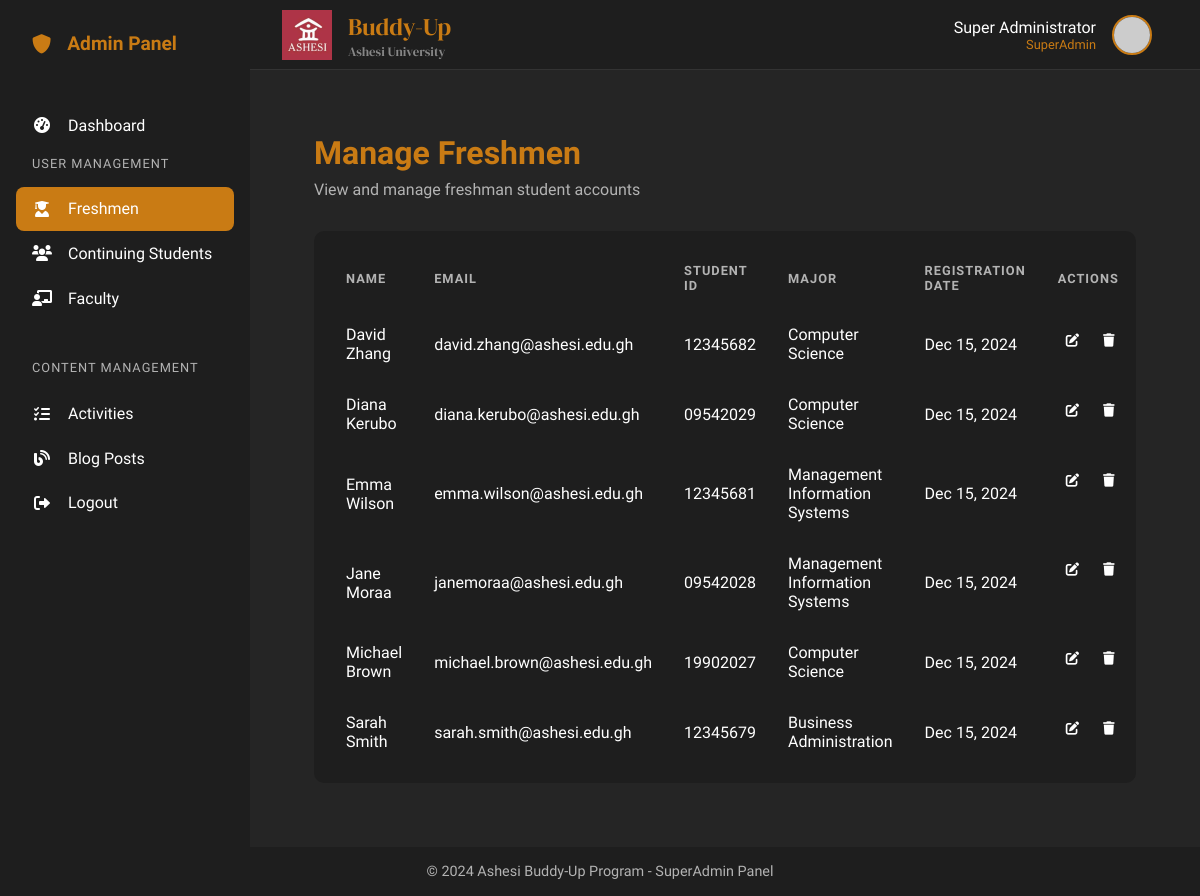
Page /dashboard/superadmin/users/freshmen.php (signed in) on the committed database.
### tables this page shows
CREATE TABLE `freshman_details` (
  `freshman_id` int(11) NOT NULL,
  `user_id` int(11) DEFAULT NULL,
  `avatar_url` varchar(255) DEFAULT NULL,
  `full_name` varchar(255) NOT NULL,
  `student_id` varchar(8) DEFAULT NULL,
  `age` int(11) DEFAULT NULL,
  `gender` enum('Male','Female','Other') DEFAULT NULL,
  `major` varchar(100) DEFAULT NULL,
  `nationality` varchar(100) DEFAULT NULL,
  `hobby` text DEFAULT NULL,
  `fun_fact` text DEFAULT NULL,
  `continuing_buddy_id` int(11) DEFAULT NULL
);

CREATE TABLE `users` (
  `user_id` int(11) NOT NULL,
  `email` varchar(255) NOT NULL,
  `password` varchar(255) NOT NULL,
  `role` enum('Freshman','Continuing','Faculty','SuperAdmin') NOT NULL,
  `registration_date` timestamp NOT NULL DEFAULT current_timestamp(),
  `last_login` timestamp NULL DEFAULT NULL
);

### dashboard/superadmin/users/freshmen.php (the view, shortened to what this page needs)
<?php
require_once '../../../db/database.php';
try {
    $stmt = $pdo->prepare("
        SELECT u.user_id, u.email, u.registration_date,
               f.full_name, f.student_id, f.major
        FROM users u
        JOIN freshman_details f ON u.user_id = f.user_id
        WHERE u.role = 'Freshman'
        ORDER BY f.full_name ASC
    ");
    $stmt->execute();
    $freshmen = $stmt->fetchAll();
} catch (PDOException $e) {
    error_log("Error: " . $e->getMessage());
    $_SESSION['error'] = "Failed to load freshman data.";
}
include '../../includes/header.php';
include '../../includes/superadmin_sidebar.php';
?>
<div class="main-content">
    <div class="content-wrapper">
        <div class="page-header">
            <h1>Manage Freshmen</h1>
            <p class="subtitle">View and manage freshman student accounts</p>
        </div>
        <div class="table-container">
            <table class="data-table">
                <thead>
                    <tr>
                        <th>Name</th>
                        <th>Email</th>
                        <th>Student ID</th>
                        <th>Major</th>
                        <th>Registration Date</th>
                        <th>Actions</th>
                    </tr>
                </thead>
                <tbody>
                    <?php foreach ($freshmen as $freshman): ?>
                        <tr>
                            <td><?php echo htmlspecialchars($freshman['full_name']); ?></td>
                            <td><?php echo htmlspecialchars($freshman['email']); ?></td>
                            <td><?php echo htmlspecialchars($freshman['student_id']); ?></td>
                            <td><?php echo htmlspecialchars($freshman['major']); ?></td>
                            <td><?php echo date('M d, Y', strtotime($freshman['registration_date'])); ?></td>
                            <td class="actions">
                                <button onclick="openEditModal(<?php echo $freshman['user_id']; ?>)"
                                        class="btn-icon" title="Edit">
                                    <i class="fas fa-edit"></i>
                                </button>
                                <button onclick="confirmDelete(<?php echo $freshman['user_id']; ?>)"
                                        class="btn-icon delete" title="Delete">
                                    <i class="fas fa-trash"></i>
                                </button>
                            </td>
                        </tr>
                    <?php endforeach; ?>
                </tbody>
            </table>
        </div>
    </div>
</div>
<?php include '../../includes/superadmin_footer.php'; ?>

### dashboard/includes/header.php (style rules this page uses)
:root { --darker-bg: #121212; --dark-bg: #1E1E1E; --medium-bg: #252525; --light-bg: #2D2D2D; --lighter-bg: #333333; --text-primary: #FFFFFF; --text-secondary: #B3B3B3; --text-muted: #808080; --accent-orange: #C97B14; --accent-orange-light: #E69B3A; --accent-orange-dark: #A66610; --sidebar-width: 250px; --header-height: 70px; }
* { margin: 0; padding: 0; box-sizing: border-box; }
body { font-family: "Arimo", sans-serif; background-color: var(--medium-bg); color: var(--text-primary); min-height: 100vh; }
.main-content { margin-top: var(--header-height); margin-left: var(--sidebar-width); min-height: calc(100vh - var(--header-height)); padding: 2rem; background: var(--medium-bg); }
.main-content::before { content: ''; position: fixed; top: 0; left: 0; right: 0; bottom: 0; background: linear-gradient(135deg, var(--medium-bg), var(--dark-bg)); z-index: -1; }

### dashboard/superadmin/users/freshmen.php (style rules this page uses)
.content-wrapper { padding: 2rem; }
.page-header { margin-bottom: 2rem; }
.page-header h1 { color: var(--accent-orange); font-size: 2rem; margin-bottom: 0.5rem; }
.subtitle { color: var(--text-secondary); }
.table-container { background: var(--dark-bg); border-radius: 10px; padding: 1rem; overflow-x: auto; }
.data-table { width: 100%; border-collapse: collapse; }
.data-table th, .data-table td { padding: 1rem; text-align: left; border-bottom: 1px solid var(--border-color); }
.data-table th { color: var(--text-secondary); font-weight: 600; text-transform: uppercase; font-size: 0.8rem; letter-spacing: 1px; }
.actions { display: flex; gap: 0.5rem; }
.btn-icon { background: none; border: none; color: var(--text-primary); cursor: pointer; padding: 0.5rem; border-radius: 4px; transition: all 0.3s ease; }

### rows in the picture
freshman_details: full_name "David Zhang", user.email "david.zhang@ashesi.edu.gh", student "12345682", major "Computer Science", user.registration_date "Dec 15, 2024"
freshman_details: full_name "Diana Kerubo", user.email "diana.kerubo@ashesi.edu.gh", student "09542029", major "Computer Science", user.registration_date "Dec 15, 2024"
freshman_details: full_name "Emma Wilson", user.email "emma.wilson@ashesi.edu.gh", student "12345681", major "Management Information Systems", user.registration_date "Dec 15, 2024"
freshman_details: full_name "Jane Moraa", user.email "janemoraa@ashesi.edu.gh", student "09542028", major "Management Information Systems", user.registration_date "Dec 15, 2024"
freshman_details: full_name "Michael Brown", user.email "michael.brown@ashesi.edu.gh", student "19902027", major "Computer Science", user.registration_date "Dec 15, 2024"
freshman_details: full_name "Sarah Smith", user.email "sarah.smith@ashesi.edu.gh", student "12345679", major "Business Administration", user.registration_date "Dec 15, 2024"

### other values in the picture
$_SESSION['full_name'] "Super Administrator"
$_SESSION['role'] "SuperAdmin"
